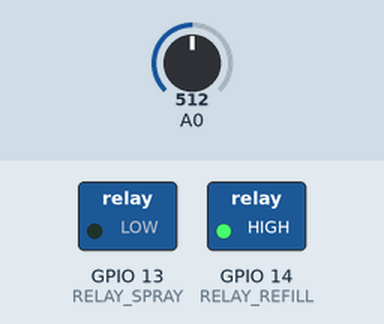
A sketch run on a simulated ESP8266 (NodeMCU). Shown: switched loads named in the sketch (green lamp = pin HIGH). The inputs (shaded band) are chosen by the test bench; at power-on: A0 = 512. WiFi joins after 1.5 s; servers stay silent unless stated; random numbers use the default seed unless the sketch sets one; what the sketch prints to the serial monitor is not drawn.

Above: at 3.7 s.
3.8 s: A0 set to 133
5.7 s: A0 set to 114
At 7.3 s:
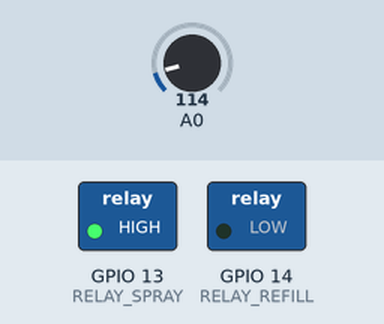
8.0 s: A0 set to 434
9.7 s: A0 set to 461
At 11.5 s:
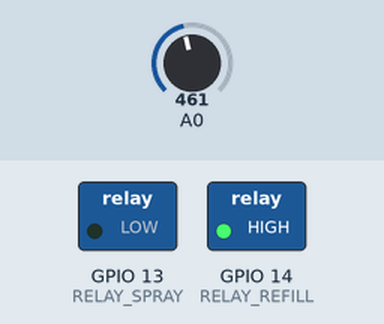
12.0 s: A0 set to 110
At 13.1 s:
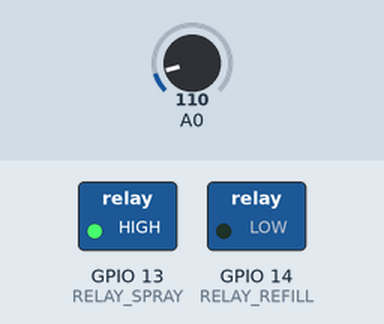
Timing chart, 0 to 15.0 s (numbered marks = the images above; inputs shaded):
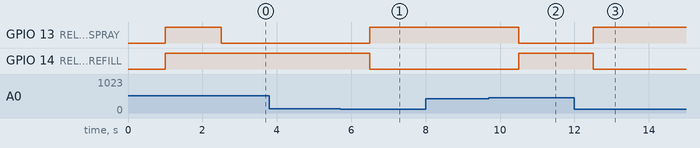

The sketch:

part3.ino
```cpp
#include <ESP8266WiFi.h>
#include <ESPAsyncTCP.h>
#include <ESPAsyncWebServer.h>

const char* ssid = "Hotspot";
const char* password = "Hotpot123";

// ====== Pins ======
#define RELAY_SPRAY   13   // D7
#define RELAY_REFILL  14   // D5
// Water Level Sensor → A0

#define LEVEL_LOW     120
#define LEVEL_HIGH    450

AsyncWebServer server(80);

bool autoMode = true;
int waterLevel = 0;
String sprayStatus = "OFF";
String refillStatus = "OFF";

float temperature = 26.5;
unsigned long lastRead = 0;
unsigned long lastTempUpdate = 0;

void setup() {
  Serial.begin(115200);
  delay(1000);

  Serial.println("\n=== Water Level Controller Starting ===");

  pinMode(RELAY_SPRAY, OUTPUT);
  pinMode(RELAY_REFILL, OUTPUT);
  digitalWrite(RELAY_SPRAY, HIGH);   // OFF
  digitalWrite(RELAY_REFILL, HIGH);  // OFF

  WiFi.begin(ssid, password);
  Serial.print("Connecting to WiFi");
  while (WiFi.status() != WL_CONNECTED) {
    delay(500);
    Serial.print(".");
  }
  Serial.println("\n✅ WiFi Connected!");
  Serial.print("📡 IP Address: ");
  Serial.println(WiFi.localIP());

  // ===================== WEB PAGES =====================
  server.on("/", HTTP_GET, [](AsyncWebServerRequest *request){
    String html = R"rawliteral(
      <!DOCTYPE html>
      <html><head><title>Water Level Controller</title>
      <meta name="viewport" content="width=device-width, initial-scale=1">
      <style>
        body{font-family:Arial; text-align:center; background:#0f1620; color:white; margin:0; padding:20px;}
        h1{color:#4fc3f7;}
        .card{background:#1e2a44; margin:15px auto; padding:20px; border-radius:12px; max-width:520px;}
        .level{font-size:2.8em; font-weight:bold; color:#4fc3f7; margin:10px 0;}
        .temp{font-size:2.4em; font-weight:bold; color:#ffb74d; margin:10px 0;}
        button{padding:14px 32px; margin:8px; font-size:17px; border:none; border-radius:10px; cursor:pointer;}
        .on{background:#2e7d32;} .off{background:#c62828;} .mode{background:#1565c0;}
        .status{font-size:22px; margin:10px 0;}
      </style>
      </head><body>
        <h1>Water Level Controller</h1>

        <div class="card">
          <h2>Current Water Level</h2>
          <div class="level" id="level">0</div>
        </div>

        <div class="card">
          <h2>Temperature</h2>
          <div class="temp" id="temp">26.5 °C</div>
        </div>

        <div class="card">
          <h2>Mode: <span id="mode">AUTO</span></h2>
          <button class="mode" onclick="toggleAuto()">Toggle Auto/Manual</button>
        </div>

        <div class="card">
          <h2>Spray Pump</h2>
          <div class="status" id="spray">OFF</div>
          <button class="on" onclick="control('spray',1)">SPRAY ON</button>
          <button class="off" onclick="control('spray',0)">SPRAY OFF</button>
        </div>

        <div class="card">
          <h2>Refill Pump</h2>
          <div class="status" id="refill">OFF</div>
          <button class="on" onclick="control('refill',1)">REFILL ON</button>
          <button class="off" onclick="control('refill',0)">REFILL OFF</button>
        </div>

        <script>
          function control(device, state) {
            fetch(`/control?device=${device}&state=${state}`);
          }
          function toggleAuto() {
            fetch('/auto');
          }

          setInterval(() => {
            fetch('/data').then(r => r.text()).then(data => {
              let v = data.split(',');
              document.getElementById('level').innerText = v[0];
              document.getElementById('spray').innerText = v[1];
              document.getElementById('refill').innerText = v[2];
              document.getElementById('mode').innerText = v[3];
              document.getElementById('temp').innerText = v[4] + " °C";
            });
          }, 1000);
        </script>
      </body></html>
    )rawliteral";
    request->send(200, "text/html", html);
  });

  server.on("/control", HTTP_GET, [](AsyncWebServerRequest *request){
    if (request->hasParam("device") && request->hasParam("state")) {
      String device = request->getParam("device")->value();
      int state = request->getParam("state")->value().toInt();

      if (device == "spray") {
        digitalWrite(RELAY_SPRAY, state ? LOW : HIGH);
      } else if (device == "refill") {
        digitalWrite(RELAY_REFILL, state ? LOW : HIGH);
      }
    }
    request->send(200);
  });

  server.on("/auto", HTTP_GET, [](AsyncWebServerRequest *request){
    autoMode = !autoMode;
    request->send(200);
  });

  server.on("/data", HTTP_GET, [](AsyncWebServerRequest *request){
    // Format: level,spray,refill,mode,temperature
    String resp = String(waterLevel) + "," +
                  sprayStatus + "," +
                  refillStatus + "," +
                  (autoMode ? "AUTO" : "MANUAL") + "," +
                  String(temperature, 1);   // 1 decimal place
    request->send(200, "text/plain", resp);
  });

  server.begin();
  Serial.println("🌐 Async Web Server Started Successfully!");
}

void loop() {
  unsigned long now = millis();

  // ===== Fake temperature simulation (looks real) =====
  if (now - lastTempUpdate >= 1000) {
    lastTempUpdate = now;

    // Slow sine-wave like movement + small random noise
    static float phase = 0.0;
    phase += 0.07;                          // speed of change

    float wave = sin(phase) * 0.45;         // ±0.45 °C slow swing
    float noise = ((float)random(-15, 16)) / 100.0;  // ±0.15 °C noise

    temperature = 26.5 + wave + noise;

    // Keep it in a realistic range
    if (temperature < 25.2) temperature = 25.2;
    if (temperature > 27.8) temperature = 27.8;
  }

  // ===== Water level + auto logic =====
  if (now - lastRead >= 1000) {
    lastRead = now;

    waterLevel = analogRead(A0);

    if (autoMode) {
      if (waterLevel >= LEVEL_HIGH) {
        digitalWrite(RELAY_SPRAY, LOW);
        digitalWrite(RELAY_REFILL, HIGH);
        sprayStatus = "ON (Auto - High)";
        refillStatus = "OFF (Auto)";
      }
      else if (waterLevel <= LEVEL_LOW) {
        digitalWrite(RELAY_SPRAY, HIGH);
        digitalWrite(RELAY_REFILL, LOW);
        sprayStatus = "OFF (Auto)";
        refillStatus = "ON (Auto - Low)";
      }
    }
  }
  yield();
}
```

Measured:
- the behaviour switches between 121 and 120 on A0 (found by bisection; images 0 and 1)
- the behaviour switches between 449 and 450 on A0 (found by bisection; images 1 and 2)
- after the input at 3.8 s, every drawn part: stays the same
- after the input at 5.7 s, GPIO 13 (RELAY_SPRAY): LOW → HIGH after 0.81 s; GPIO 14 (RELAY_REFILL): HIGH → LOW after 0.81 s
- after the input at 8.0 s, every drawn part: stays the same
- after the input at 9.7 s, GPIO 13 (RELAY_SPRAY): HIGH → LOW after 0.81 s; GPIO 14 (RELAY_REFILL): LOW → HIGH after 0.81 s
- after the input at 12.0 s, GPIO 13 (RELAY_SPRAY): LOW → HIGH after 0.51 s; GPIO 14 (RELAY_REFILL): HIGH → LOW after 0.51 s
